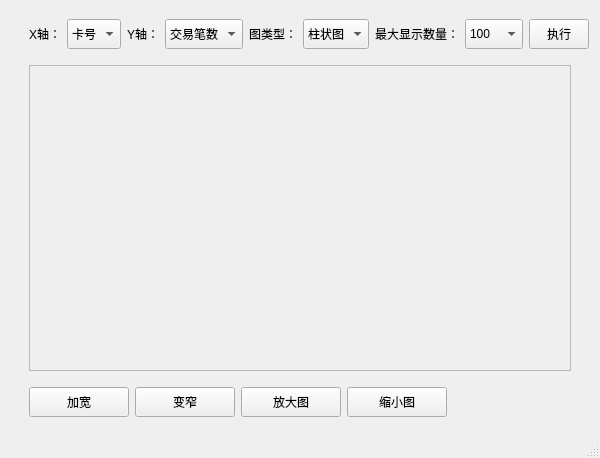
<?xml version="1.0" encoding="UTF-8"?>
<ui version="4.0">
 <class>MainWindow</class>
 <widget class="QMainWindow" name="MainWindow">
  <property name="geometry">
   <rect>
    <x>0</x>
    <y>0</y>
    <width>600</width>
    <height>458</height>
   </rect>
  </property>
  <property name="windowTitle">
   <string>MainWindow</string>
  </property>
  <widget class="QWidget" name="centralwidget">
   <layout class="QVBoxLayout" name="verticalLayout">
    <item>
     <layout class="QHBoxLayout" name="horizontalLayout">
      <property name="leftMargin">
       <number>20</number>
      </property>
      <property name="topMargin">
       <number>10</number>
      </property>
      <property name="bottomMargin">
       <number>10</number>
      </property>
      <item>
       <widget class="QLabel" name="label_2">
        <property name="text">
         <string>X轴：</string>
        </property>
       </widget>
      </item>
      <item>
       <widget class="QComboBox" name="x_combox_">
        <property name="minimumSize">
         <size>
          <width>0</width>
          <height>30</height>
         </size>
        </property>
        <item>
         <property name="text">
          <string>卡号</string>
         </property>
        </item>
        <item>
         <property name="text">
          <string>户名</string>
         </property>
        </item>
       </widget>
      </item>
      <item>
       <widget class="QLabel" name="label">
        <property name="text">
         <string>Y轴：</string>
        </property>
       </widget>
      </item>
      <item>
       <widget class="QComboBox" name="y_combox_">
        <property name="minimumSize">
         <size>
          <width>0</width>
          <height>30</height>
         </size>
        </property>
        <item>
         <property name="text">
          <string>交易笔数</string>
         </property>
        </item>
        <item>
         <property name="text">
          <string>交易金额</string>
         </property>
        </item>
       </widget>
      </item>
      <item>
       <widget class="QLabel" name="label_3">
        <property name="text">
         <string>图类型：</string>
        </property>
       </widget>
      </item>
      <item>
       <widget class="QComboBox" name="type_combox_">
        <property name="minimumSize">
         <size>
          <width>0</width>
          <height>30</height>
         </size>
        </property>
        <item>
         <property name="text">
          <string>柱状图</string>
         </property>
        </item>
        <item>
         <property name="text">
          <string>折线图</string>
         </property>
        </item>
        <item>
         <property name="text">
          <string>饼图</string>
         </property>
        </item>
       </widget>
      </item>
      <item>
       <widget class="QLabel" name="label_4">
        <property name="text">
         <string>最大显示数量：</string>
        </property>
       </widget>
      </item>
      <item>
       <widget class="QComboBox" name="comboBox">
        <property name="minimumSize">
         <size>
          <width>0</width>
          <height>30</height>
         </size>
        </property>
        <item>
         <property name="text">
          <string>100</string>
         </property>
        </item>
        <item>
         <property name="text">
          <string>300</string>
         </property>
        </item>
        <item>
         <property name="text">
          <string>500</string>
         </property>
        </item>
        <item>
         <property name="text">
          <string>1000</string>
         </property>
        </item>
       </widget>
      </item>
      <item>
       <widget class="QPushButton" name="exec_btn_">
        <property name="minimumSize">
         <size>
          <width>60</width>
          <height>30</height>
         </size>
        </property>
        <property name="text">
         <string>执行</string>
        </property>
       </widget>
      </item>
      <item>
       <spacer name="horizontalSpacer">
        <property name="orientation">
         <enum>Qt::Orientation::Horizontal</enum>
        </property>
        <property name="sizeHint" stdset="0">
         <size>
          <width>40</width>
          <height>20</height>
         </size>
        </property>
       </spacer>
      </item>
     </layout>
    </item>
    <item>
     <layout class="QHBoxLayout" name="horizontalLayout_4" stretch="0">
      <property name="spacing">
       <number>15</number>
      </property>
      <property name="leftMargin">
       <number>20</number>
      </property>
      <property name="topMargin">
       <number>0</number>
      </property>
      <property name="rightMargin">
       <number>20</number>
      </property>
      <property name="bottomMargin">
       <number>0</number>
      </property>
      <item>
       <widget class="QScrollArea" name="scroll_area_">
        <property name="widgetResizable">
         <bool>true</bool>
        </property>
        <widget class="QWidget" name="scrollAreaWidgetContents">
         <property name="geometry">
          <rect>
           <x>0</x>
           <y>0</y>
           <width>540</width>
           <height>282</height>
          </rect>
         </property>
        </widget>
       </widget>
      </item>
     </layout>
    </item>
    <item>
     <layout class="QHBoxLayout" name="horizontalLayout_3">
      <property name="leftMargin">
       <number>20</number>
      </property>
      <property name="topMargin">
       <number>10</number>
      </property>
      <property name="rightMargin">
       <number>100</number>
      </property>
      <property name="bottomMargin">
       <number>10</number>
      </property>
      <item>
       <widget class="QPushButton" name="zoom_in_">
        <property name="minimumSize">
         <size>
          <width>100</width>
          <height>30</height>
         </size>
        </property>
        <property name="text">
         <string>加宽</string>
        </property>
       </widget>
      </item>
      <item>
       <widget class="QPushButton" name="zoom_out_">
        <property name="minimumSize">
         <size>
          <width>100</width>
          <height>30</height>
         </size>
        </property>
        <property name="text">
         <string>变窄</string>
        </property>
       </widget>
      </item>
      <item>
       <widget class="QPushButton" name="zoom_out_2">
        <property name="minimumSize">
         <size>
          <width>100</width>
          <height>30</height>
         </size>
        </property>
        <property name="text">
         <string>放大图</string>
        </property>
       </widget>
      </item>
      <item>
       <widget class="QPushButton" name="zoomout">
        <property name="minimumSize">
         <size>
          <width>100</width>
          <height>30</height>
         </size>
        </property>
        <property name="text">
         <string>缩小图</string>
        </property>
       </widget>
      </item>
      <item>
       <spacer name="horizontalSpacer_3">
        <property name="orientation">
         <enum>Qt::Orientation::Horizontal</enum>
        </property>
        <property name="sizeHint" stdset="0">
         <size>
          <width>40</width>
          <height>20</height>
         </size>
        </property>
       </spacer>
      </item>
     </layout>
    </item>
   </layout>
  </widget>
  <widget class="QMenuBar" name="menubar">
   <property name="geometry">
    <rect>
     <x>0</x>
     <y>0</y>
     <width>600</width>
     <height>20</height>
    </rect>
   </property>
  </widget>
  <widget class="QStatusBar" name="statusbar"/>
 </widget>
 <resources/>
 <connections/>
</ui>
